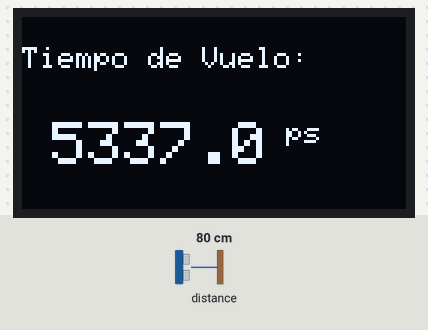
Simulated run of this sketch. Board: Arduino Uno, built with avr-gcc and run on an emulated ATmega328P. Shown: 128×64 one-colour display. The inputs (shaded band) are chosen by the test bench; at power-on: distance to the obstacle 80 cm. What the sketch prints to the serial monitor is not drawn.

Above: at 3.2 s.
3.3 s: distance to the obstacle set to 2 cm
At 4.9 s:
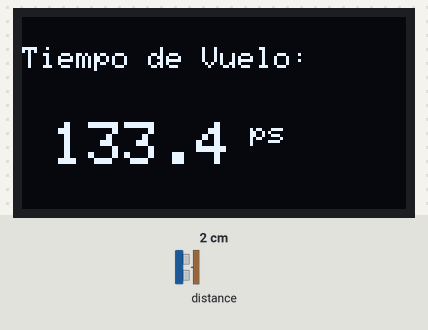
5.7 s: distance to the obstacle set to 250 cm
At 7.5 s:
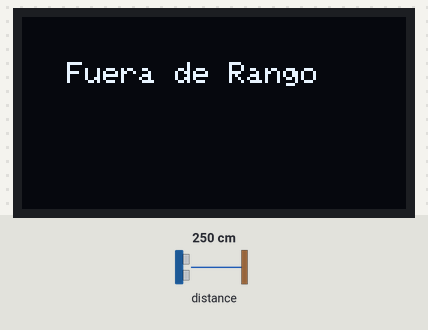
7.8 s: distance to the obstacle set to 4 cm
At 9.0 s:
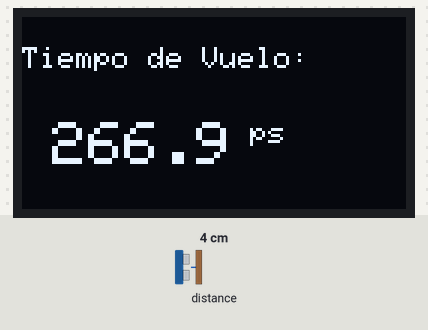
9.9 s: distance to the obstacle set to 299 cm
At 11.6 s:
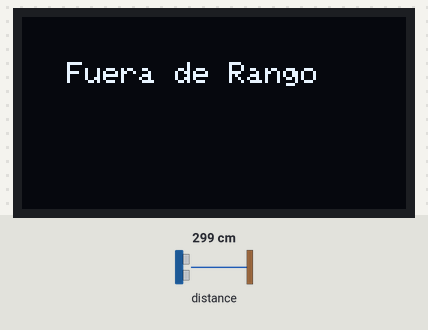
Timing chart, 0 to 13.0 s (numbered marks = the images above; inputs shaded):
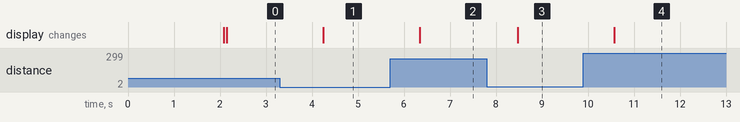

The sketch:

TFO.ino
```cpp
// Código de funcionamiento del sensor VL53L0X para mostrar en una pantalla oled 128x64
// Fuentes para la elaboración del código: Electropeak. A Shojaei (https://electropeak.com/learn/interfacing-gy-530-vl53l0x-laser-distance-module-with-arduino/)
// Jabolatorium( https://jabolatorium.com/Projects/Lightspeed/lightspeed.html)


#include <SPI.h>
#include <Wire.h>
#include <Adafruit_GFX.h>
#include <Adafruit_SSD1306.h>
#include "Adafruit_VL53L0X.h"

// Definiciones de la pantalla OLED y sensor VL53L0X
#define SCREEN_WIDTH 128
#define SCREEN_HEIGHT 64
#define OLED_MOSI   9
#define OLED_CLK    10
#define OLED_DC     11
#define OLED_CS     12
#define OLED_RESET  13

// Inicializar la pantalla OLED
Adafruit_SSD1306 display(SCREEN_WIDTH, SCREEN_HEIGHT, OLED_MOSI, OLED_CLK, OLED_DC, OLED_RESET, OLED_CS);
Adafruit_VL53L0X lox = Adafruit_VL53L0X(); // Crear una instancia del sensor VL53L0X

void setup() {
  Serial.begin(9600);

  // Esperar hasta que el puerto serial se abra para dispositivos USB nativos
  while (!Serial) {
    delay(1);
  }

  Serial.println("Prueba de Sensor de Distancia VL53L0X");

  // Inicializar el sensor de distancia VL53L0X
  if (!lox.begin()) {
    Serial.println(F("Error al inicializar VL53L0X"));
    while (1);
  }

  // Inicializar la pantalla OLED
  if (!display.begin(SSD1306_SWITCHCAPVCC)) {
    Serial.println(F("Fallo en la asignación de la Pantalla OLED"));
    while (1);
  }

  // Limpieza inicial de la pantalla y mensaje de inicialización
  display.clearDisplay();
  display.setTextSize(1);
  display.setTextColor(SSD1306_WHITE);
  display.setCursor(0, 0);
  display.println("Inicializando...");
  display.display();
  delay(2000);
  display.clearDisplay();
  display.display();
}

void displayTimeOfFlight(double duration) {
  // Limpiar la pantalla y establecer un fondo negro
  display.clearDisplay();
  display.fillScreen(SSD1306_BLACK);

  // Configurar el tamaño del texto y el color en blanco
  display.setTextSize(1.2);
  display.setTextColor(SSD1306_WHITE);

  // Mostrar el título "Tiempo de Vuelo:"
  display.setCursor(0, 10);
  display.println("Tiempo de Vuelo:");

  // Mostrar el valor de tiempo de vuelo
  display.setTextSize(2.5);
  display.setCursor(10, 35);
  display.print(duration, 1);
  display.setTextSize(1);
  display.print(" ps");

  // Actualizar la pantalla con el contenido
  display.display();
}

void displayOutOfRange() {
  // Limpiar la pantalla y establecer un fondo negro
  display.clearDisplay();
  display.fillScreen(SSD1306_BLACK);

  // Configurar el tamaño del texto y el color en blanco
  display.setTextSize(1);
  display.setTextColor(SSD1306_WHITE);

  // Mostrar el mensaje "Fuera de Rango"
  display.setCursor(15, 15);
  display.println("Fuera de Rango");

  // Actualizar la pantalla con el contenido
  display.display();
}

void loop() {
  VL53L0X_RangingMeasurementData_t medida;

  // Realizar una prueba de rango con el sensor VL53L0X
  lox.rangingTest(&medida, false);

  // Calcular el tiempo de vuelo en picosegundos
  double duration = medida.RangeMilliMeter * 2.0 * 3.335640952;

  // Mostrar resultado del tiempo de vuelo si no está fuera de rango
  if (medida.RangeStatus != 4) {
    static double prevDuration = -1.0; // Valor anterior de duración
    if (prevDuration != duration) {
      displayTimeOfFlight(duration);
      Serial.print("Tiempo de Vuelo: "); Serial.print(duration, 1); Serial.println(" ps");
      prevDuration = duration; // Actualizar el valor anterior
    }
  } else {
    displayOutOfRange();
  }

  delay(1000); // Esperar antes de la siguiente medición
}
```

Measured:
- after the input at 3.3 s, the display: changes after 0.95 s (image 1)
- after the input at 5.7 s, the display: changes after 0.64 s (image 2)
- after the input at 7.8 s, the display: changes after 0.67 s (image 3)
- after the input at 9.9 s, the display: changes after 0.67 s (image 4)
